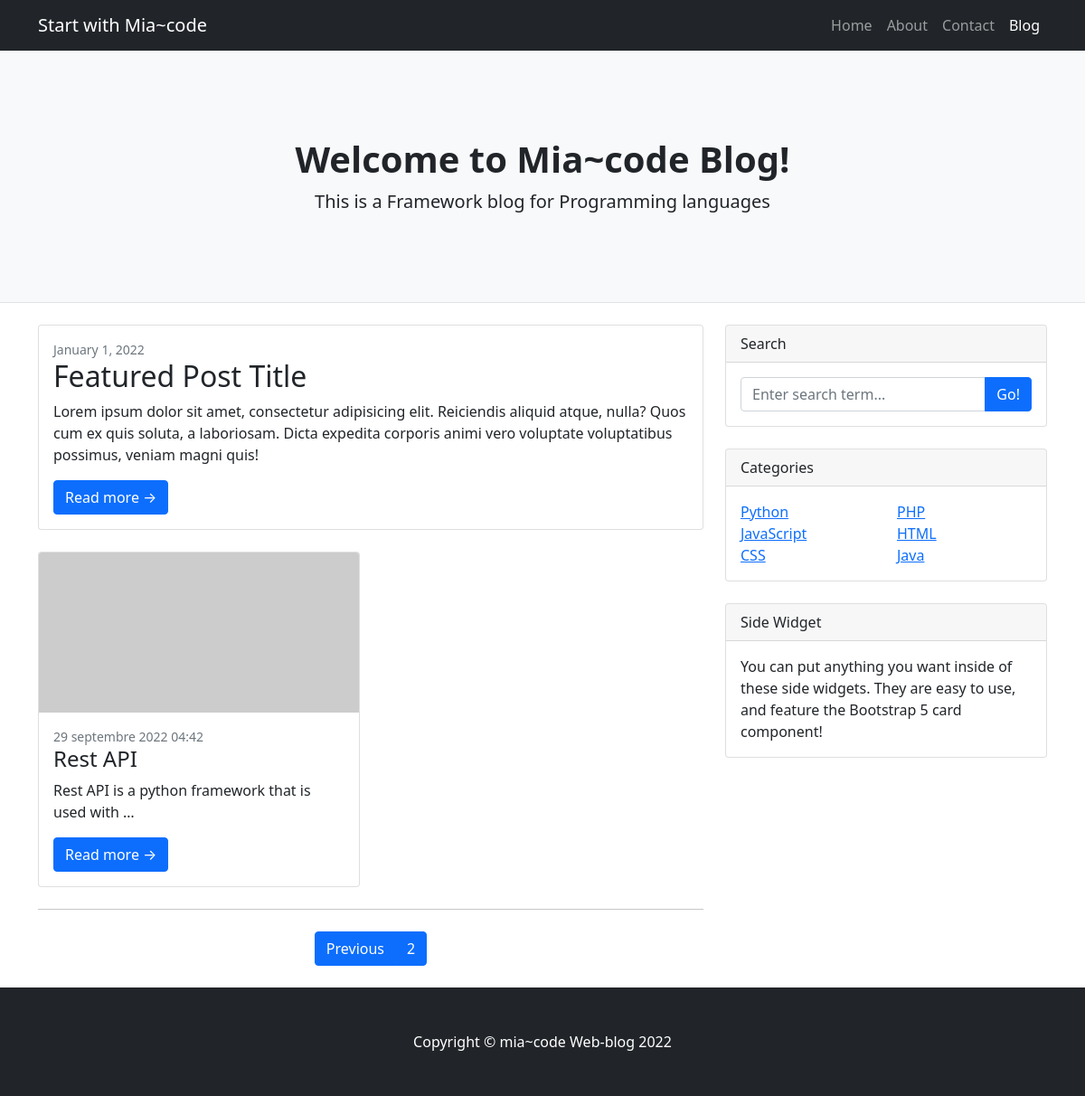
Screenshot of /?page=2 with the database file from the repository.
### blog/models.py (models this page shows, shortened)
class Post(models.Model):
    category       = models.ForeignKey(Category, on_delete=models.CASCADE, related_name="category_posts")
    STATUS_CHOICES = (
        ('draft', 'Draft'),
        ('published', 'Published')
    )
    title          = models.CharField(max_length=200)
    slug           = models.SlugField(max_length=200)
    body           = models.TextField()
    created        = models.DateTimeField(auto_now_add=True)
    update         = models.DateTimeField(auto_now=True)
    status         = models.CharField(choices=STATUS_CHOICES, default='draft', max_length=100)
    publish        = models.DateTimeField(default=timezone.now())
    author         = models.ForeignKey(User, on_delete=models.CASCADE,
                                    related_name='posted')
    objects = models.Manager()        #default manager
    published = PublishedManager()    #custom manager
    def get_absolute_url(self):
        return reverse('detail', args=[self.publish.year, self.publish.month, self.publish.day, self.slug])

class Category(models.Model):
    name = models.CharField(max_length=50)
    slug = models.SlugField(max_length=80)

### blog/views.py (the view)
# urls.py: path("", views.post_list, name="home"),
def post_list(request, category=None):
    posts = Post.published.all()      #Post.odject.all()
    categories = Category.objects.all()
    if category:       # or (if category is not None)
        category = get_object_or_404(Category, slug=category)
        posts = posts.filter(category=category)
    paginator = Paginator(posts, 2)
    page = request.GET.get('page')
    try:
        posts = paginator.page(page)
    except PageNotAnInteger:
        posts = paginator.page(1)
    except EmptyPage:
        posts = paginator.page(paginator.num_pages)
    context = {
        'posts':posts,
        'page':page,
        'categories':categories,
        'category':category
    }
    return render(request, "blog/post/list.html", context)

### blog/models.py (called while the page is built)
    def get_queryset(self):
        return super(PublishedManager, self).get_queryset().filter(status='published')

### blog/templates/blog/post/list.html (shortened to what this page needs)
{% extends 'base.html' %}
{% block content %}
     <header class="py-5 bg-light border-bottom mb-4">
            <div class="container">
                <div class="text-center my-5">
                    <h1 class="fw-bolder">Welcome to Mia~code Blog!</h1>
                    <p class="lead mb-0">This is a Framework blog for Programming languages</p>
                </div>
            </div>
     </header>
        <div class="container">
            <div class="row">
                <div class="col-lg-8">
                    <div class="card mb-4">
                        <div class="card-body">
                            <div class="small text-muted">January 1, 2022</div>
                            <h2 class="card-title">Featured Post Title</h2>
                            <p class="card-text">Lorem ipsum dolor sit amet, consectetur adipisicing elit. Reiciendis aliquid atque, nulla? Quos cum ex quis soluta, a laboriosam. Dicta expedita corporis animi vero voluptate voluptatibus possimus, veniam magni quis!</p>
                            <a class="btn btn-primary" href="#!">Read more →</a>
                        </div>
                    </div>
                    <div class="row">
                        {% for post in posts %}
                       <div class="col-lg-6">
                            <div class="card mb-4">
                                <a href="#!"><img class="card-img-top" src="https://dummyimage.com/700x350/dee2e6/6c757d.jpg" alt="..." /></a>
                                <div class="card-body">
                                    <div class="small text-muted">{{post.publish}}</div>
                                    <h2 class="card-title h4">{{post.title|truncatechars:20}}</h2>
                                    <p class="card-text">{{post.body|truncatechars:50}}</p>
                                    <a class="btn btn-primary" href="{{post.get_absolute_url}}">Read more →</a>
                                </div>
                            </div>
                       </div>
                        {% endfor %}
                    </div>
                    {% include 'blog/pagination.html' with page=posts %}
                </div>
                <div class="col-lg-4">
                    <div class="card mb-4">
                        <div class="card-header">Search</div>
                        <div class="card-body">
                            <div class="input-group">
                                <input class="form-control" type="text" placeholder="Enter search term..." aria-label="Enter search term..." aria-describedby="button-search" />
                                <button class="btn btn-primary" id="button-search" type="button">Go!</button>
                            </div>
                        </div>
                    </div>
                    <div class="card mb-4">
                        <div class="card-header">Categories</div>
                        <div class="card-body">
                            <div class="row">
                                {% for cat in categories %}
                                    <div class="col-sm-6">
                                        <ul class="list-unstyled mb-0">
                                            <li><a href="{% url 'category' cat.slug %}">{{ cat.name }}</a></li>
                                        </ul>
                                    </div>
                                {% endfor %}
                            </div>
                        </div>
                    </div>
                    <div class="card mb-4">
                        <div class="card-header">Side Widget</div>
                        <div class="card-body">You can put anything you want inside of these side widgets. They are easy to use, and feature the Bootstrap 5 card component!</div>
                    </div>
                </div>
            </div>
        </div>
{% endblock %}

### rows the page displays
Post: publish "29 septembre 2022 04:42", title "Rest API", body "Rest API is a python framework that is used with …"
Category: name "Python"
Category: name "PHP"
Category: name "JavaScript"
Category: name "HTML"
Category: name "CSS"
Category: name "Java"

### other values shown
{{ page.number }} "2"
